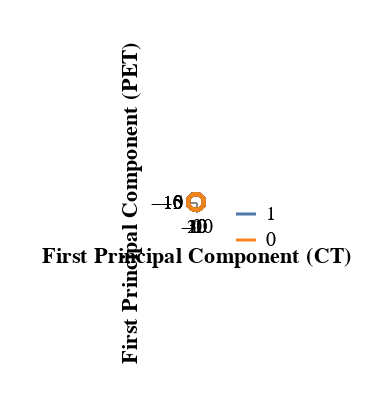

Here is the Vega-Lite specification saved for this chart:
### Vega specification from a JSON file in a GitHub repository (floating-point values rounded to 4 significant figures)
{"$schema": "https://vega.github.io/schema/vega/v5.json", "background": "#ffffff", "padding": 20, "autosize": "pad", "data": [{"name": "source", "values": [{"Dcd": "1", "CTScore1": "-0.307687115774605", "PETScore1": "2.05235645004595"}, {"Dcd": "1", "CTScore1": "1.3377996192471", "PETScore1": "4.60557960364248"}, {"Dcd": "1", "CTScore1": "-0.734593617795476", "PETScore1": "0.426714801591562"}, {"Dcd": "0", "CTScore1": "6.82503963376793", "PETScore1": "-2.97120209919155"}, {"Dcd": "1", "CTScore1": "-1.61712179144781", "PETScore1": "7.73188410721637"}, {"Dcd": "0", "CTScore1": "-2.4956687132838", "PETScore1": "-4.32808575130052"}, {"Dcd": "0", "CTScore1": "-2.85836108277166", "PETScore1": "-3.66650977150631"}, {"Dcd": "1", "CTScore1": "-1.04669227189899", "PETScore1": "-1.69505220873678"}, {"Dcd": "0", "CTScore1": "6.30433591200739", "PETScore1": "0.183732475020159"}, {"Dcd": "1", "CTScore1": "-4.65884772766698", "PETScore1": "-1.1505263181099"}, {"Dcd": "1", "CTScore1": "-6.79698556613182", "PETScore1": "-2.07438146406691"}, {"Dcd": "0", "CTScore1": "-4.69187476573495", "PETScore1": "7.66461246860344"}, {"Dcd": "0", "CTScore1": "-3.3473957355895", "PETScore1": "4.03117751812666"}, {"Dcd": "1", "CTScore1": "-2.38002709883273", "PETScore1": "7.17553578394272"}, {"Dcd": "1", "CTScore1": "-4.16855721188673", "PETScore1": "5.57749867139881"}, {"Dcd": "1", "CTScore1": "-2.76193352251651", "PETScore1": "4.98070803482801"}, {"Dcd": "1", "CTScore1": "3.44982781113236", "PETScore1": "2.77022846042929"}, {"Dcd": "0", "CTScore1": "-1.47318019965446", "PETScore1": "-7.620126987108"}, {"Dcd": "1", "CTScore1": "-3.96585522560645", "PETScore1": "-3.53377509698618"}, {"Dcd": "1", "CTScore1": "2.74656642318995", "PETScore1": "2.55471839290228"}, {"Dcd": "0", "CTScore1": "3.66903725026706", "PETScore1": "-2.60458375689806"}, {"Dcd": "0", "CTScore1": "6.95403042300911", "PETScore1": "-1.21604580351902"}, {"Dcd": "0", "CTScore1": "3.35022737059714", "PETScore1": "-5.44459984154136"}, {"Dcd": "0", "CTScore1": "5.74101438535088", "PETScore1": "-1.07008134167097"}, {"Dcd": "0", "CTScore1": "2.53067400582464", "PETScore1": "-7.2005342142221"}, {"Dcd": "0", "CTScore1": "6.09492427187256", "PETScore1": "7.13133590145278"}, {"Dcd": "1", "CTScore1": "-0.526526831831142", "PETScore1": "-2.04311989650225"}, {"Dcd": "1", "CTScore1": "-1.78658761398021", "PETScore1": "-2.39221557272953"}, {"Dcd": "0", "CTScore1": "-1.62048752572939", "PETScore1": "-5.19783954878882"}, {"Dcd": "1", "CTScore1": "0.121640506300064", "PETScore1": "1.95029228750491"}, {"Dcd": "1", "CTScore1": "0.388583047974693", "PETScore1": "6.97272783399644"}, {"Dcd": "0", "CTScore1": "4.51478352396487", "PETScore1": "-1.17489538195039"}, {"Dcd": "1", "CTScore1": "-2.03752250372235", "PETScore1": "-1.53137169975211"}, {"Dcd": "1", "CTScore1": "-2.95530968724034", "PETScore1": "-3.13222074631105"}, {"Dcd": "0", "CTScore1": "-2.52639513979406", "PETScore1": "-3.39951284754586"}, {"Dcd": "0", "CTScore1": "26.4496920649649", "PETScore1": "-5.92163612625051"}, {"Dcd": "1", "CTScore1": "-4.34821943628712", "PETScore1": "-2.25847675595513"}, {"Dcd": "1", "CTScore1": "1.29226695931311", "PETScore1": "2.35291582303857"}, {"Dcd": "1", "CTScore1": "-1.90478063104101", "PETScore1": "-3.47541889099351"}, {"Dcd": "1", "CTScore1": "5.00345663986748", "PETScore1": "-6.04107839214846"}, {"Dcd": "0", "CTScore1": "3.04981807019279", "PETScore1": "4.21636747327274"}, {"Dcd": "0", "CTScore1": "-4.58171367829802", "PETScore1": "0.240853906698805"}, {"Dcd": "0", "CTScore1": "-3.72438191496197", "PETScore1": "-4.80403844434178"}, {"Dcd": "0", "CTScore1": "-1.38613904579597", "PETScore1": "-2.20090689556974"}, {"Dcd": "0", "CTScore1": "1.39627274778572", "PETScore1": "-3.41774950420696"}, {"Dcd": "1", "CTScore1": "-1.77297146314745", "PETScore1": "-0.358346682749692"}, {"Dcd": "0", "CTScore1": "-8.46275689275702", "PETScore1": "-3.63033818798029"}, {"Dcd": "0", "CTScore1": "-7.23851860582136", "PETScore1": "1.33393911519587"}, {"Dcd": "0", "CTScore1": "0.136218251865346", "PETScore1": "-4.89031324537244"}, {"Dcd": "1", "CTScore1": "-1.13688012635075", "PETScore1": "2.6131396913978"}, {"Dcd": "1", "CTScore1": "0.462813056996124", "PETScore1": "4.83583361657827"}, {"Dcd": "0", "CTScore1": "6.50613344608297", "PETScore1": "-7.04137442234926"}, {"Dcd": "0", "CTScore1": "2.11978209885975", "PETScore1": "-5.04473189602363"}, {"Dcd": "0", "CTScore1": "-3.70068437536105", "PETScore1": "-0.260332697650686"}, {"Dcd": "0", "CTScore1": "1.27470663259211", "PETScore1": "1.93184117865639"}, {"Dcd": "0", "CTScore1": "-4.56680722807761", "PETScore1": "-3.42251212141911"}, {"Dcd": "0", "CTScore1": "-1.62221759042903", "PETScore1": "-8.0902951347472"}, {"Dcd": "0", "CTScore1": "0.63555427117174", "PETScore1": "-5.48863893194357"}, {"Dcd": "0", "CTScore1": "-0.271739320021514", "PETScore1": "6.77186418685949"}, {"Dcd": "0", "CTScore1": "-5.83189809737642", "PETScore1": "-6.09857663599421"}, {"Dcd": "1", "CTScore1": "2.04290398431977", "PETScore1": "-0.270629350200099"}, {"Dcd": "1", "CTScore1": "-0.227188971573867", "PETScore1": "4.87156382757026"}, {"Dcd": "1", "CTScore1": "-0.0786900293989252", "PETScore1": "2.09557691789567"}, {"Dcd": "0", "CTScore1": "-4.86007202446321", "PETScore1": "-1.34755915622987"}, {"Dcd": "0", "CTScore1": "-2.93476870152056", "PETScore1": "-4.39475599614432"}, {"Dcd": "1", "CTScore1": "0.450389395985706", "PETScore1": "-2.38790985921781"}, {"Dcd": "0", "CTScore1": "0.848343963074046", "PETScore1": "-4.99272409253583"}, {"Dcd": "1", "CTScore1": "-2.42311287889304", "PETScore1": "-4.13397417702326"}, {"Dcd": "0", "CTScore1": "-1.40370416472462", "PETScore1": "-6.20946025773374"}, {"Dcd": "0", "CTScore1": "-1.598792701561", "PETScore1": "4.67236900988027"}, {"Dcd": "0", "CTScore1": "0.603671949547943", "PETScore1": "-6.45445725240077"}, {"Dcd": "1", "CTScore1": "1.19768316774319", "PETScore1": "8.20217760982441"}, {"Dcd": "0", "CTScore1": "4.19822228475546", "PETScore1": "-1.11089062567779"}, {"Dcd": "0", "CTScore1": "4.61588851738345", "PETScore1": "3.84079120923222"}, {"Dcd": "0", "CTScore1": "-2.44583304387548", "PETScore1": "-6.0767000163523"}, {"Dcd": "1", "CTScore1": "-3.6647673375645", "PETScore1": "4.55195462841907"}, {"Dcd": "0", "CTScore1": "-4.70112236902769", "PETScore1": "-1.60227589170985"}, {"Dcd": "0", "CTScore1": "-5.32489471279565", "PETScore1": "9.84874173204101"}, {"Dcd": "1", "CTScore1": "9.1009857233457", "PETScore1": "2.27240269641592"}, {"Dcd": "0", "CTScore1": "-0.0547772468548582", "PETScore1": "1.65109824835547"}, {"Dcd": "1", "CTScore1": "-0.992502810861582", "PETScore1": "10.1861784722937"}, {"Dcd": "0", "CTScore1": "-3.72937865066789", "PETScore1": "3.47341654134728"}, {"Dcd": "0", "CTScore1": "-2.31415255995341", "PETScore1": "-2.57014528517736"}, {"Dcd": "0", "CTScore1": "-1.34765333373428", "PETScore1": "-3.52460014780503"}, {"Dcd": "0", "CTScore1": "3.00344372920725", "PETScore1": "-4.67171967356502"}, {"Dcd": "0", "CTScore1": "-2.04530730372056", "PETScore1": "-0.267858732554612"}, {"Dcd": "0", "CTScore1": "-4.8103502017629", "PETScore1": "5.73118351394097"}, {"Dcd": "0", "CTScore1": "1.31501596182414", "PETScore1": "3.44221285342339"}, {"Dcd": "0", "CTScore1": "3.1931515953087", "PETScore1": "2.24440746458904"}, {"Dcd": "1", "CTScore1": "-2.17382518156473", "PETScore1": "0.0322439211466127"}, {"Dcd": "0", "CTScore1": "0.812264990407364", "PETScore1": "2.33668421500727"}, {"Dcd": "0", "CTScore1": "0.127586553112305", "PETScore1": "-0.813021135626467"}, {"Dcd": "1", "CTScore1": "-0.781133174846643", "PETScore1": "-1.20902418770456"}, {"Dcd": "0", "CTScore1": "2.03253693724777", "PETScore1": "0.419185130415315"}, {"Dcd": "0", "CTScore1": "4.90283764462747", "PETScore1": "-3.54239073803068"}, {"Dcd": "0", "CTScore1": "-1.8792764230733", "PETScore1": "14.1037633055657"}, {"Dcd": "0", "CTScore1": "-0.0808479484036859", "PETScore1": "-4.64773107683749"}, {"Dcd": "0", "CTScore1": "-1.0027586030771", "PETScore1": "4.65459165597749"}, {"Dcd": "1", "CTScore1": "0.191294823174041", "PETScore1": "11.0077064450139"}, {"Dcd": "0", "CTScore1": "-5.03542876765778", "PETScore1": "-9.18203619909785"}, {"Dcd": "0", "CTScore1": "-2.70942872571744", "PETScore1": "-3.49484118799483"}, {"Dcd": "1", "CTScore1": "-1.36345950577161", "PETScore1": "-0.833117301308368"}, {"Dcd": "0", "CTScore1": "-3.97871561340883", "PETScore1": "12.9683607985423"}, {"Dcd": "1", "CTScore1": "14.529641346529", "PETScore1": "1.1713419047031"}, {"Dcd": "0", "CTScore1": "-1.9386538212135", "PETScore1": "3.04887629859906"}, {"Dcd": "0", "CTScore1": "-0.0942136562345882", "PETScore1": "1.56792432291964"}, {"Dcd": "0", "CTScore1": "12.8449390396456", "PETScore1": "1.92201111059404"}, {"Dcd": "0", "CTScore1": "2.93612978710286", "PETScore1": "-0.793353961050958"}]}, {"name": "density", "source": "source", "transform": [{"type": "kde2d", "groupby": ["Dcd"], "size": [{"signal": "width"}, {"signal": "height"}], "x": {"expr": "scale('x', datum.CTScore1)"}, "y": {"expr": "scale('y', datum.PETScore1)"}, "bandwidth": {"signal": "[-1, -1]"}, "counts": true}]}, {"name": "contours", "source": "density", "transform": [{"type": "isocontour", "field": "grid", "resolve": "shared", "levels": 10}]}], "legends": [{"stroke": "color", "symbolType": "stroke"}], "marks": [{"name": "mark", "type": "symbol", "tooltip": true, "from": {"data": "source"}, "encode": {"enter": {"tooltip": {"signal": "datum.Dcd + ' : ' + datum.CTScore1 + ' / ' + datum.PETScore1"}}, "update": {"x": {"scale": "x", "field": "CTScore1"}, "y": {"scale": "y", "field": "PETScore1"}, "shape": {"value": "circle"}, "strokeWidth": {"value": 2}, "opacity": {"value": 0.5}, "stroke": {"scale": "color", "field": "Dcd"}, "fill": {"value": "transparent"}}}}, {"type": "path", "clip": true, "from": {"data": "contours"}, "encode": {"enter": {"strokeWidth": {"value": 1}, "strokeOpacity": {"value": 1}, "stroke": {"scale": "color", "field": "Dcd"}}}, "transform": [{"type": "geopath", "field": "datum.contour"}]}], "scales": [{"name": "x", "type": "linear", "round": true, "nice": true, "zero": true, "domain": {"data": "source", "field": "CTScore1"}, "range": "width"}, {"name": "y", "type": "linear", "round": true, "nice": true, "zero": true, "domain": {"data": "source", "field": "PETScore1"}, "range": "height"}, {"name": "color", "type": "ordinal", "domain": {"data": "source", "field": "Dcd", "sort": {"order": "descending"}}, "range": "category"}], "axes": [{"scale": "x", "grid": true, "domain": false, "orient": "bottom", "tickCount": 5, "title": "First Principal Component (CT)"}, {"scale": "y", "grid": true, "domain": false, "orient": "left", "tickCount": 5, "titlePadding": 5, "title": "First Principal Component (PET)"}]}
